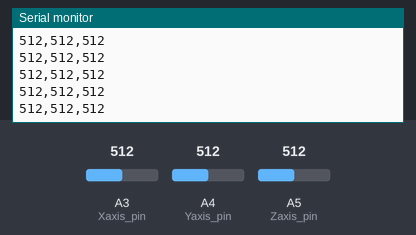
A sketch run on a simulated Arduino Uno, built with avr-gcc and run on an emulated ATmega328P. Parts: the last lines printed to the serial monitor. The test bench sets the inputs (shaded band); at power-on: A3 (Xaxis_pin) = 512, A4 (Yaxis_pin) = 512, A5 (Zaxis_pin) = 512.

Above: at 1.2 s.
1.3 s: A3 (Xaxis_pin) set to 716
At 1.33 s:
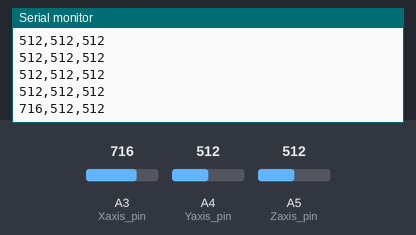
2.8 s: A4 (Yaxis_pin) set to 716
At 2.8 s:
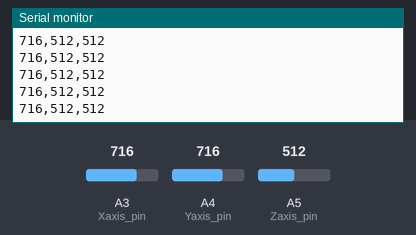
4.3 s: A5 (Zaxis_pin) set to 716
At 4.32 s:
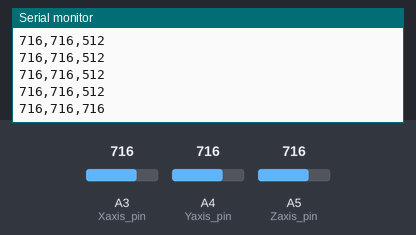
5.8 s: A3 (Xaxis_pin) set to 900
At 5.84 s:
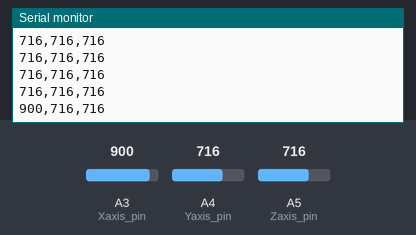
7.3 s: A4 (Yaxis_pin) set to 900
At 7.31 s:
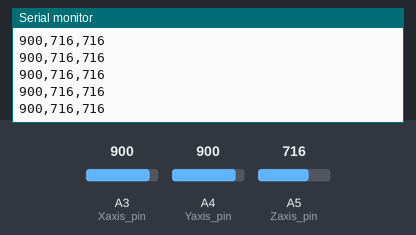
8.8 s: A5 (Zaxis_pin) set to 900
At 8.82 s:
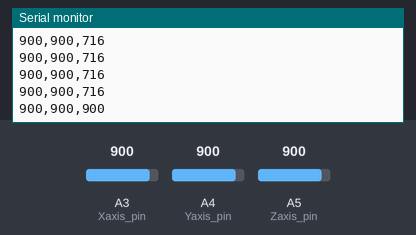
Timing chart, 0 to 11.3 s (numbered marks = the images above; inputs shaded):
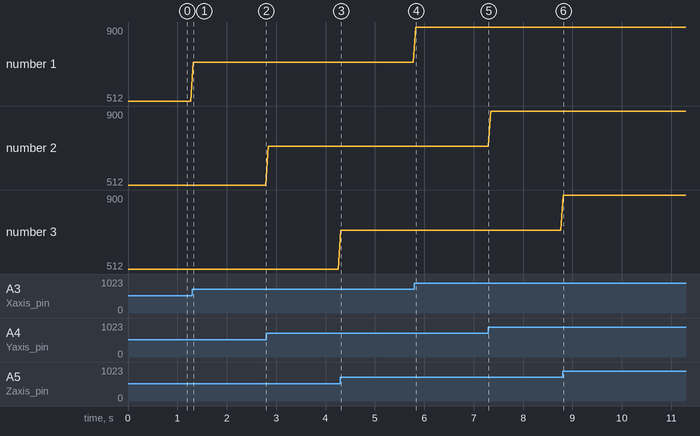

The sketch:

CH6_1_KXM52_seismometer.pde
```cpp
/*
  Seismometer using Akizuki Denshi KXM52 sensor
  on scratch built Arduino 5Volt 8Mhz
*/

int Xaxis_pin = 3;
int Yaxis_pin = 4;
int Zaxis_pin = 5;

void setup()
{
  Serial.begin(57600);
}

void loop()
{
  char temp[15];
    sprintf(temp, "%d,%d,%d",
     analogRead(Xaxis_pin), analogRead(Yaxis_pin), analogRead(Zaxis_pin));
    Serial.println(temp);
   delay(50);
}
```

Measured:
- after the input at 1.3 s, the serial monitor: prints a new line at once (image 1)
- after the input at 4.3 s, the serial monitor: prints a new line at once (image 3)
- after the input at 5.8 s, the serial monitor: prints a new line at once (image 4)
- after the input at 8.8 s, the serial monitor: prints a new line at once (image 6)
- plotted number 1: 512 → 716 after the input at 1.3 s, 716 → 900 after the input at 5.8 s
